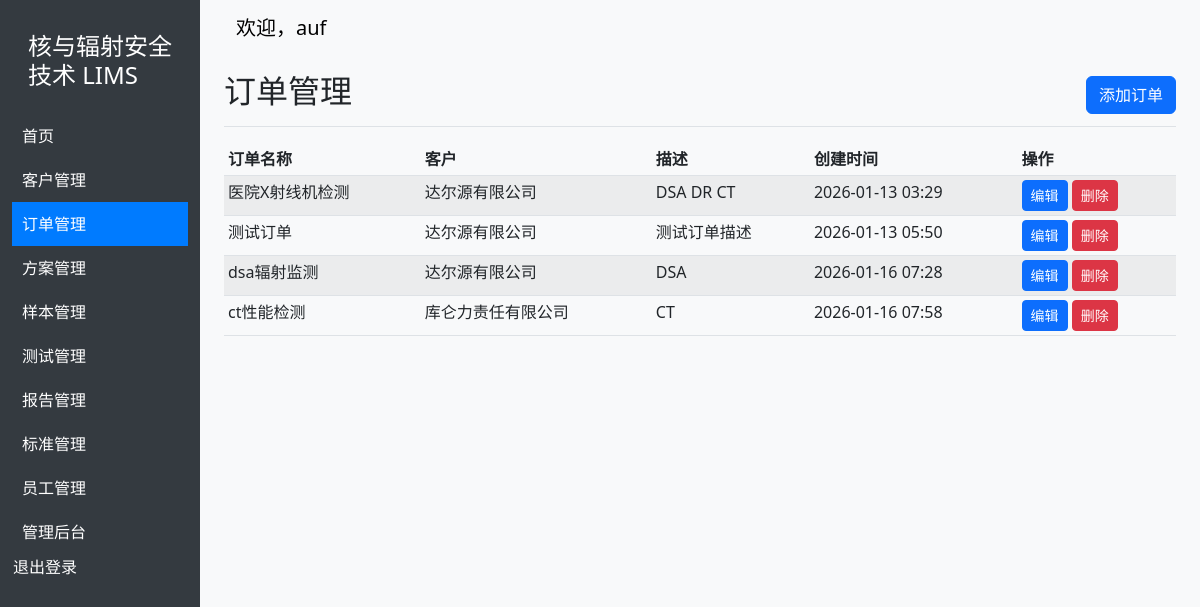
Screenshot of /orders/ (signed in) with the database file from the repository.
### core/models.py (models this page shows, shortened)
class Order(models.Model):
    STATUS_CHOICES = [
        ('pending', '待处理'),
        ('in_progress', '处理中'),
        ('completed', '已完成'),
        ('cancelled', '已取消'),
    ]
    order_id = models.CharField(max_length=50, unique=True, null=True, blank=True, verbose_name='订单编号')
    name = models.CharField(max_length=255, verbose_name='订单名称')
    description = models.TextField(blank=True, verbose_name='订单描述')
    client = models.ForeignKey(Client, on_delete=models.CASCADE, verbose_name='客户')
    status = models.CharField(max_length=20, choices=STATUS_CHOICES, default='pending', verbose_name='订单状态')
    created_by = models.ForeignKey(User, on_delete=models.SET_NULL, null=True, verbose_name='创建人')
    created_at = models.DateTimeField(auto_now_add=True, verbose_name='创建时间')
    updated_at = models.DateTimeField(auto_now=True, verbose_name='更新时间')
    class Meta:
        verbose_name = '订单'
        verbose_name_plural = '订单'

class Client(models.Model):
    name = models.CharField(max_length=255, verbose_name='客户名称')
    contact_person = models.CharField(max_length=255, verbose_name='联系人')
    email = models.EmailField(verbose_name='电子邮件')
    phone = models.CharField(max_length=20, verbose_name='电话')
    address = models.TextField(verbose_name='地址')
    created_by = models.ForeignKey(User, on_delete=models.SET_NULL, null=True, verbose_name='创建人')
    created_at = models.DateTimeField(auto_now_add=True, verbose_name='创建时间')
    updated_at = models.DateTimeField(auto_now=True, verbose_name='更新时间')
    class Meta:
        verbose_name = '客户'
        verbose_name_plural = '客户'

### core/views.py (the view)
# urls.py: path('orders/', views.order_list, name='order_list'),
@login_required
def order_list(request):
    orders = Order.objects.all()
    return render(request, 'core/order_list.html', {'orders': orders})

### core/templates/core/order_list.html (shortened to what this page needs)
{% extends 'core/base.html' %}
{% block content %}
    <div class="d-flex justify-content-between flex-wrap flex-md-nowrap align-items-center pt-3 pb-2 mb-3 border-bottom">
        <h1 class="h2">订单管理</h1>
        <div class="btn-toolbar mb-2 mb-md-0">
            <a href="/admin/core/order/add/" class="btn btn-primary">
                添加订单
            </a>
        </div>
    </div>
    <div class="table-responsive">
        <table class="table table-striped table-sm">
            <thead>
                <tr>
                    <th>订单名称</th>
                    <th>客户</th>
                    <th>描述</th>
                    <th>创建时间</th>
                    <th>操作</th>
                </tr>
            </thead>
            <tbody>
                {% for order in orders %}
                <tr>
                    <td>{{ order.name }}</td>
                    <td>{{ order.client.name }}</td>
                    <td>{{ order.description }}</td>
                    <td>{{ order.created_at|date:"Y-m-d H:i" }}</td>
                    <td>
                        <a href="/admin/core/order/{{ order.id }}/change/" class="btn btn-sm btn-primary">编辑</a>
                        <form action="{% url 'order_delete' order.id %}" method="POST" style="display: inline;">
                            <button type="submit" class="btn btn-sm btn-danger" onclick="return confirm('确定要删除这个订单吗？');">删除</button>
                        </form>
                    </td>
                </tr>
                {% endfor %}
            </tbody>
        </table>
    </div>
{% endblock %}

### core/templates/core/base.html (shortened to what this page needs)
<!DOCTYPE html>
<html lang="zh-CN">
<head>
    {% load static %}
    <link rel="stylesheet" href="{% static 'css/bootstrap.min.css' %}">
</head>
<body>
    <div class="container-fluid">
        <div class="row">
            {% if user.is_authenticated %}
            <nav class="col-md-3 col-lg-2 d-md-block sidebar">
                <div class="position-sticky pt-3">
                    <h4 class="text-white p-3">核与辐射安全技术 LIMS</h4>
                    <ul class="nav flex-column">
                        <li class="nav-item">
                            <a class="nav-link {% if request.path == '/' %}active{% endif %}" href="{% url 'home' %}">
                                首页
                            </a>
                        </li>
                        <li class="nav-item">
                            <a class="nav-link {% if request.path == '/clients/' %}active{% endif %}" href="{% url 'client_list' %}">
                                客户管理
                            </a>
                        </li>
                        <li class="nav-item">
                            <a class="nav-link {% if request.path == '/orders/' %}active{% endif %}" href="{% url 'order_list' %}">
                                订单管理
                            </a>
                        </li>
                        <li class="nav-item">
                            <a class="nav-link {% if request.path == '/project_orders/' or '/project_orders/' in request.path %}active{% endif %}" href="{% url 'project_order_list' %}">
                                方案管理
                            </a>
                        </li>
                        <li class="nav-item">
                            <a class="nav-link {% if request.path == '/samples/' %}active{% endif %}" href="{% url 'sample_list' %}">
                                样本管理
                            </a>
                        </li>
                        <li class="nav-item">
                            <a class="nav-link {% if request.path == '/tests/' %}active{% endif %}" href="{% url 'test_list' %}">
                                测试管理
                            </a>
                        </li>
                        <li class="nav-item">
                            <a class="nav-link {% if request.path == '/reports/' %}active{% endif %}" href="{% url 'report_list' %}">
                                报告管理
                            </a>
                        </li>
                        <li class="nav-item">
                            <a class="nav-link {% if request.path == '/standards/' %}active{% endif %}" href="{% url 'standard_list' %}">
                                标准管理
                            </a>
                        </li>
                        <li class="nav-item">
                            <a class="nav-link {% if request.path == '/staff/' %}active{% endif %}" href="/staff/">
                                员工管理
                            </a>
                        </li>
                        {% if user.is_staff %}
                        <li class="nav-item">
                            <a class="nav-link" href="/admin/">
                                管理后台
                            </a>
                        </li>
                        {% endif %}
                        <li class="nav-item">
                            <form method="post" action="{% url 'logout' %}">
                                <button type="submit" class="nav-link btn btn-link text-white p-0">退出登录</button>
                            </form>
                        </li>
                    </ul>
                </div>
            </nav>
            {% endif %}
            <main class="col-md-9 ms-sm-auto col-lg-10 px-md-4">
                {% if user.is_authenticated %}
                <nav class="navbar navbar-expand-lg navbar-light bg-light">
                    <div class="container-fluid">
                        <div class="navbar-brand">欢迎，{{ user.username }}</div>
                    </div>
                </nav>
                {% endif %}
                {% block content %}
                {% endblock %}
            </main>
        </div>
    </div>
</body>
</html>

### core/templates/core/base.html (style rules this page uses)
body { background-color: #f8f9fa; }
.sidebar { min-height: 100vh; background-color: #343a40; }
.sidebar a { color: white; text-decoration: none; display: block; padding: 10px; }
.sidebar .active { background-color: #007bff; }

### rows the page displays
Order: name "医院X射线机检测", client.name "达尔源有限公司", description "DSA DR CT", created_at "2026-01-13 03:29"
Order: name "测试订单", client.name "达尔源有限公司", description "测试订单描述", created_at "2026-01-13 05:50"
Order: name "dsa辐射监测", client.name "达尔源有限公司", description "DSA", created_at "2026-01-16 07:28"
Order: name "ct性能检测", client.name "库仑力责任有限公司", description "CT", created_at "2026-01-16 07:58"

### other values shown
{{ user.username }} "auf"
